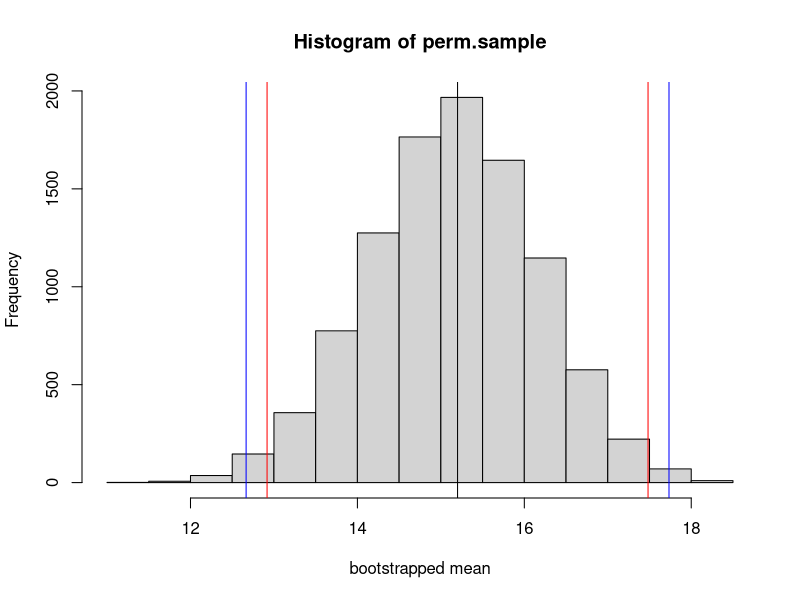

This figure's R source:
## ---- chunk 1

#To simulate this, generate a population of 1100 cells that have 10 or 11 or 12...or 20 mRNAs per cell
mRNA.count <- c(rep(10,100),rep(11,100),rep(12,100),rep(13,100),rep(14,100),
                rep(15,100),rep(16,100),rep(17,100),rep(18,100),rep(19,100),
                rep(20,100))

my.sample <- sample(mRNA.count, 10)

#The mean of this sample is:
mean(my.sample)

#We could estimate the standard error of the mean using our standard method
#But, bootstrapping allows us to do this by resampling the sample WITH replacement and estimating the sampling distribution of the mean.  The same sample size should be used.

new.sample <- sample(my.sample,10,replace=T)
mean(new.sample)

#we can do this many times using a loop

perm.sample <- matrix(data=NA, nrow=10000, ncol=1)

for(i in 1:length(perm.sample)){
  
  new.sample <- sample(my.sample,10,replace=T)
  perm.sample[i,1] <-   mean(new.sample)
  
}

#plot the distribution of means
hist(perm.sample, xlab="bootstrapped mean") #this is analagous to the sampling distribution of means
#Therefore the sd of this distribution is analagous to our standard error of the mean
sd(perm.sample)

#how does this compare to the standard error of the mean for our sample
sd(my.sample/sqrt(10))

#we can compute the 95%CI of the mean using the sd of the permuted means rather than the standard error of the mean of our sample

abline(v=mean(my.sample))
abline(v=mean(my.sample)+sd(perm.sample)*qt(0.025,9), col="red")
abline(v=mean(my.sample)+sd(perm.sample)*qt(0.975,9), col="red")

#let's compare this to the values estimated from the standard error of the mean
abline(v=mean(my.sample)+sd(my.sample)/sqrt(9)*qt(0.025,9), col="blue")
abline(v=mean(my.sample)+sd(my.sample)/sqrt(9)*qt(0.975,9), col="blue")

